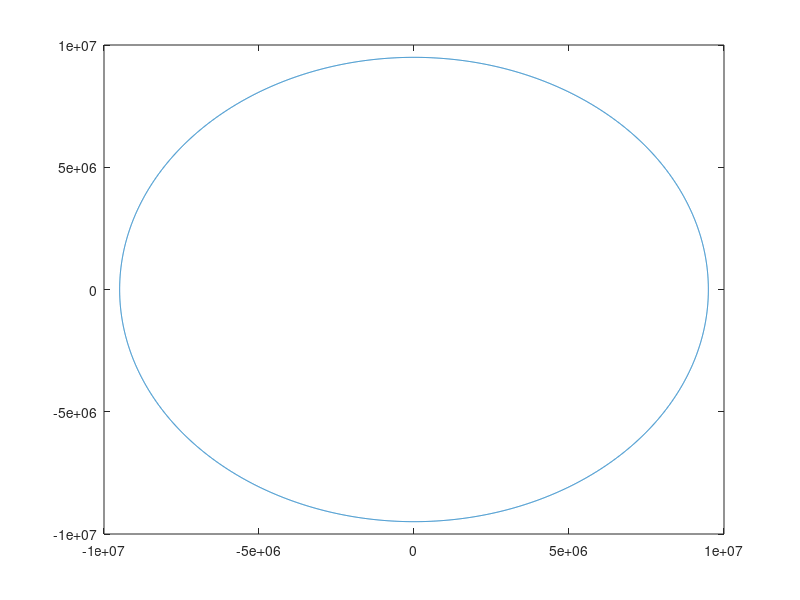

This figure's MATLAB source: (Note: this script raises an error after producing the figure.)
function main1()
    G=6.6743e-11;
    R=6.3781e6;
    m_earth=1.898e20;
    % des=2 * R;
    % 
    % clockmax=100000;
    % 
    % desMults = linspace(2,10,3);
    des=3.844039e7;
    v0=sqrt(G*m_earth/des);
    % desMults = 6;
    vMults = linspace(0.1,1.5,7);
    % u=-sqrt(G*m_earth/des);
    rouM = 5510;
    roum = 3340;

    radiusD = 1.26*R*(rouM/roum)^(1/3);
    numPoints = 10000;
    theta = linspace(0, 2*pi, numPoints);
    Dx = radiusD*cos(theta);
    Dy = radiusD*sin(theta);
    plot(Dx, Dy);
    hold on;

    
    % change des, others fixed 
    % count = 0;
    for j = 1 : length(vMults)
        % count = count + 1
        Roche_earth_moon(vMults(j)*v0);
        pause(0.1);
    end

    fprintf("fininshed");
end